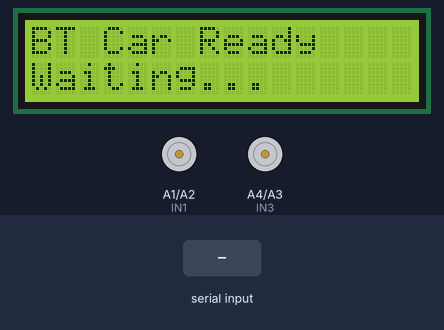
The sketch below on a simulated Arduino Uno, built with avr-gcc and run on an emulated ATmega328P. Shown: 16×2 character LCD, motor-driver pin pairs drawn as motors (green arrow = first pin HIGH = forward, orange = second pin HIGH = backward, longer = more drive, scaled by the enable pin). Inputs (shaded band) come from the test bench.

Above: at 1.2 s.
1.3 s: "F" received over Serial
At 2.5 s:
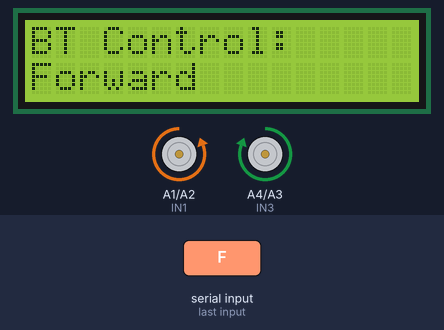
2.8 s: "B" received over Serial
At 3.8 s:
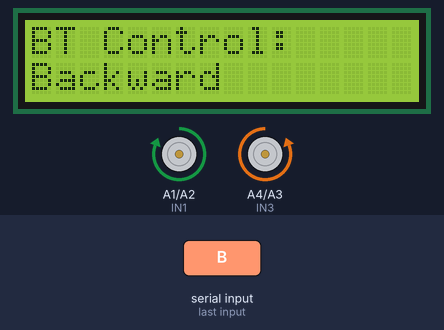
4.3 s: "L" received over Serial
At 4.9 s:
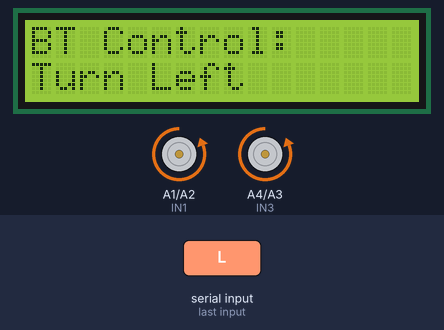
5.8 s: "R" received over Serial
At 7.0 s:
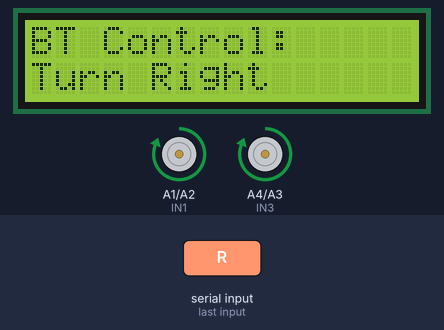
7.3 s: "S" received over Serial
At 8.3 s:
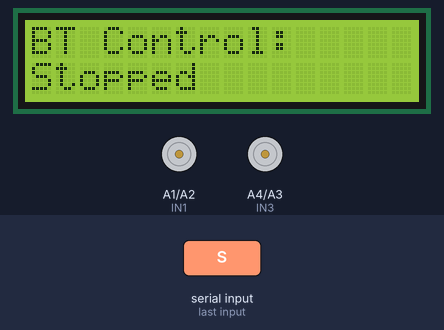
Timing chart, 0 to 9.8 s (numbered marks = the images above; inputs shaded):
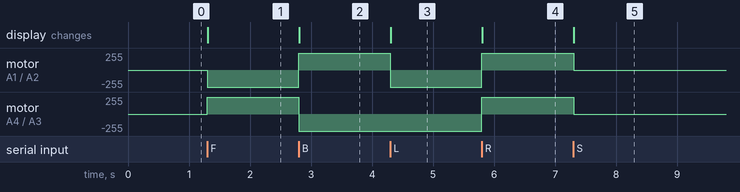

The sketch:

bluetooth_remote_arduino.ino
```cpp
#include <LiquidCrystal.h>

// LCD pins: RS=D8, EN=D9, D4=D4, D5=D5, D6=D6, D7=D7
LiquidCrystal lcd(8, 9, 4, 5, 6, 7);

// --- MOTOR CONFIGURATION ---
// Right Motor
int ENA = 3;    // PWM Speed
int IN1 = A1;   // Direction 1
int IN2 = A2;   // Direction 2

// Left Motor
int ENB = 11;   // PWM Speed
// CHANGED: Moved from 0/1 to A3/A4 to save Serial pins for Bluetooth
int IN3 = A4;
int IN4 = A3;

// Speed Variable (0-255)
int motorSpeed = 255;
char command; // Variable to store incoming Bluetooth data

void setup() {
  // 1. Initialize Serial Communication for Bluetooth
  // Connect Bluetooth TX to Arduino RX (Pin 0)
  // Connect Bluetooth RX to Arduino TX (Pin 1)
  Serial.begin(9600);

  // 2. LCD Setup
  lcd.begin(16, 2);
  lcd.setCursor(0, 0);
  lcd.print("BT Car Ready");
  lcd.setCursor(0, 1);
  lcd.print("Waiting...");

  // 3. Motor Pins Setup
  pinMode(ENA, OUTPUT);
  pinMode(ENB, OUTPUT);
  pinMode(IN1, OUTPUT);
  pinMode(IN2, OUTPUT);
  pinMode(IN3, OUTPUT);
  pinMode(IN4, OUTPUT);

  // Ensure motors are stopped initially
  stopCar();
}

void loop() {
  // Check if data is coming from the Bluetooth module
  if (Serial.available() > 0) {
    command = Serial.read(); // Read the data

    // Execute command
    switch (command) {
      case 'F': // Forward
        moveForward();
        updateLCD("Forward");
        break;

      case 'B': // Backward
        moveBackward();
        updateLCD("Backward");
        break;

      case 'L': // Left
        turnLeft();
        updateLCD("Turn Left");
        break;

      case 'R': // Right
        turnRight();
        updateLCD("Turn Right");
        break;

      case 'S': // Stop
        stopCar();
        updateLCD("Stopped");
        break;

      // Optional: Speed control logic can be added here
      case '0': motorSpeed = 100; break;
      case '9': motorSpeed = 255; break;
    }
  }
}

// --- HELPER FUNCTIONS ---

void updateLCD(String text) {
  lcd.clear();
  lcd.setCursor(0, 0);
  lcd.print("BT Control:");
  lcd.setCursor(0, 1);
  lcd.print(text);
}

void moveForward() {
  digitalWrite(IN1, LOW);
  digitalWrite(IN2, HIGH);
  digitalWrite(IN3, HIGH);
  digitalWrite(IN4, LOW);
  analogWrite(ENA, motorSpeed);
  analogWrite(ENB, motorSpeed);
}

void moveBackward() {
  digitalWrite(IN1, HIGH);
  digitalWrite(IN2, LOW);
  digitalWrite(IN3, LOW);
  digitalWrite(IN4, HIGH);
  analogWrite(ENA, motorSpeed);
  analogWrite(ENB, motorSpeed);
}

void turnLeft() {
  // Right motor Forward, Left motor Backward
  digitalWrite(IN1, LOW);
  digitalWrite(IN2, HIGH);
  digitalWrite(IN3, LOW);
  digitalWrite(IN4, HIGH);
  analogWrite(ENA, motorSpeed);
  analogWrite(ENB, motorSpeed);
}

void turnRight() {
  // Right motor Backward, Left motor Forward
  digitalWrite(IN1, HIGH);
  digitalWrite(IN2, LOW);
  digitalWrite(IN3, HIGH);
  digitalWrite(IN4, LOW);
  analogWrite(ENA, motorSpeed);
  analogWrite(ENB, motorSpeed);
}

void stopCar() {
  digitalWrite(IN1, LOW);
  digitalWrite(IN2, LOW);
  digitalWrite(IN3, LOW);
  digitalWrite(IN4, LOW);
  analogWrite(ENA, 0);
  analogWrite(ENB, 0);
}
```

Measured:
- after the input at 1.3 s, motor on A1 (IN1) / A2 (IN2): stopped → backward 255/255 at once; motor on A4 (IN3) / A3 (IN4): stopped → forward 255/255 at once; the display: changes at once (image 1)
- after the input at 2.8 s, motor on A1 (IN1) / A2 (IN2): backward 255/255 → forward 255/255 at once; motor on A4 (IN3) / A3 (IN4): forward 255/255 → backward 255/255 at once; the display: changes at once (image 2)
- after the input at 4.3 s, motor on A1 (IN1) / A2 (IN2): forward 255/255 → backward 255/255 at once; the display: changes at once (image 3)
- after the input at 5.8 s, motor on A1 (IN1) / A2 (IN2), motor on A4 (IN3) / A3 (IN4): backward 255/255 → forward 255/255 at once; the display: changes at once (image 4)
- after the input at 7.3 s, motor on A1 (IN1) / A2 (IN2), motor on A4 (IN3) / A3 (IN4): forward 255/255 → stopped at once; the display: changes at once (image 5)
